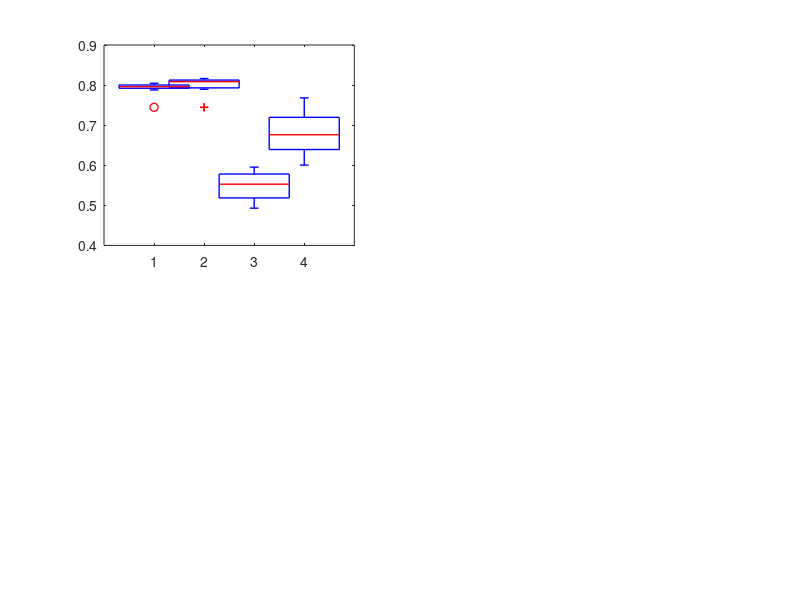

The MATLAB source for this figure: (Note: this script raises an error after producing the figure.)
%Author: Magdalena Springer, magdalena.springer@uni-koeln.de
%Figure 5 in Springer et al (2020)
clear

load('MBONactivityApp')
load('MBONactivityAv')

mean_B = mean(B)%Data for App Conditioning
mean_B = mean_B'
mean_C = mean(C)%Data for Av Conditioning
mean_C = mean_C'
SEM_B = std(B,[],1);
SEM_C = std(C,[],1);

%Add significances
i=[1 3 5 7]
j=[2 4 6 8]

StatTestApp = [];
Papp = zeros(4,1);

for y=1:4
    Papp(y,1) = signrank(B(:,i(y)),B(:,j(y)));
end

StatTestAv = [];
Pav = zeros(4,1);
for y=1:4
    Pav(y,1) = signrank(C(:,i(y)),C(:,j(y)));
end

%Figure
fig=figure('units','centimeter','position', [28,226,8.6,9]);

%Appetitive Conditioning for MVP2 and V2
subplot(2,2,1)
c= [0.18 0.314 0.596 ; 0.431 0.431 0.431]
boxplot(B(:,1:4),'Widths',0.7,'Colors',c);
set(findobj(gca,'type','line'),'linew',1);
set(findobj(gcf,'LineStyle','--'),'LineStyle','-')
h = findobj(gca,'Tag','Box');
for i = [2 4]
    patch(get(h(i),'XData'),get(h(i),'YData'),[0.541 0.655 0.827],'FaceAlpha',.5,'LineStyle','none');
end
for i = [1 3]
    patch(get(h(i),'XData'),get(h(i),'YData'),[0.847 0.847 0.847],'FaceAlpha',.5,'LineStyle','none');
end

set(gcf,'color','w');
set(gca,'XTick',[1 2 3 4],'XTickLabel',{'CS+','CS-','CS+','CS-'},'FontSize',8);
set(gca,'YTick',[0 0.5 1],'YTickLabel',{'0','0.5','1'});
ylabel('Input into MVP2/V2','FontSize',10);
xlabel('Appetitive    Extinction','FontSize',8)

%Add significances
yt = get(gca, 'YTick');
axis([xlim    0  1.2])
xt = get(gca, 'XTick');
title('A','Position',[-0.4 1.2],'FontSize',12);
hold on
plot(xt([1 2]), [1 1]*max(max(B(:,1:2)))*1.1, '-k')
[txt1] = CalcSign(Papp(1));
text(mean(xt([1 2])), max(max(B(:,1:2)))*1.2,txt1,'FontSize',8,'FontWeight','Normal','HorizontalAlignment','center')
plot(xt([3 4]), [1 1]*max(max(B(:,3:4)))*1.1, '-k') 
[txt2] = CalcSign(Papp(2));
text(mean(xt([3 4])), max(max(B(:,3:4)))*1.2,txt2,'FontSize',8,'FontWeight','Normal','HorizontalAlignment','center')
hold off

%Appetitive Conditioning for M2 and M6
subplot(2,2,3)
c = [0.792 0.239 0.553; 0.431 0.431 0.431]
boxplot(B(:,5:8),'Widths',0.7,'Colors',c);
set(findobj(gcf,'LineStyle','--'),'LineStyle','-')
h = findobj(gca,'Tag','Box');
for i = [2 4]
    patch(get(h(i),'XData'),get(h(i),'YData'),[0.89 0.475 0.733],'FaceAlpha',.5,'LineStyle','none');
end
for i = [1 3]
    patch(get(h(i),'XData'),get(h(i),'YData'),[0.847 0.847 0.847],'FaceAlpha',.5,'LineStyle','none');
end
set(findobj(gca,'type','line'),'linew',1);
set(gcf,'color','w');
set(gca,'XTick',[1 2 3 4],'XTickLabel',{'CS+','CS-','CS+','CS-'},'FontSize',8);
set(gca,'YTick',[0 0.5 1],'YTickLabel',{'0','0.5','1'});
ylabel('Input into MV2/M6','FontSize',10);
xlabel('Appetitive    Extinction','FontSize',8)
%Add significances
yt = get(gca, 'YTick');
axis([xlim    0  1.2])
xt = get(gca, 'XTick');
hold on
title('B','Position',[-0.4 1.2],'FontSize',12);
plot(xt([1 2]), [1 1]*max(max(B(:,5:6)))*1.1, '-k')
[txt3] = CalcSign(Papp(3));
text(mean(xt([1 2])), max(max(B(:,5:6)))*1.2,txt3,'FontSize',8,'FontWeight','Normal','HorizontalAlignment','center')
plot(xt([3 4]), [1 1]*max(max(B(:,7:8)))*1.1, '-k') 
[txt4] = CalcSign(Papp(4));
text(mean(xt([3 4])), max(max(B(:,7:8)))*1.2,txt4,'FontSize',8,'FontWeight','Normal','HorizontalAlignment','center')
hold off

%Aversive Conditioning for MVP2 and V2
subplot(2,2,2)
c= [0.18 0.314 0.596 ; 0.431 0.431 0.431]
boxplot(C(:,1:4),'Widths',0.7,'Colors',c);
set(findobj(gca,'type','line'),'linew',1);
set(findobj(gcf,'LineStyle','--'),'LineStyle','-')
h = findobj(gca,'Tag','Box');
for i = [2 4]
    patch(get(h(i),'XData'),get(h(i),'YData'),[0.541 0.655 0.827],'FaceAlpha',.5,'LineStyle','none');
end
for i = [1 3]
    patch(get(h(i),'XData'),get(h(i),'YData'),[0.847 0.847 0.847],'FaceAlpha',.5,'LineStyle','none');
end
set(gcf,'color','w');
set(gca,'XTick',[1 2 3 4],'XTickLabel',{'CS+','CS-','CS+','CS-'},'FontSize',8);
set(gca,'YTick',[0 0.5 1],'YTickLabel',{'0','0.5','1'});
set(gca,'YTick',[0 0.5 1],'YTickLabel',{'0','0.5','1'});
ylabel('Input into MVP2/V2','FontSize',10);
xlabel('Aversive    Extinction','FontSize',8)
%Add significances
yt = get(gca, 'YTick');
axis([xlim    0  1.2])
xt = get(gca, 'XTick');
title('C','Position',[-0.4 1.2],'FontSize',12);
hold on
plot(xt([1 2]), [1 1]*max(max(C(:,1:2)))*1.1, '-k')
[txt3] = CalcSign(Pav(1));
text(mean(xt([1 2])), max(max(C(:,1:2)))*1.2,txt3,'FontSize',8,'FontWeight','Normal','HorizontalAlignment','center')
plot(xt([3 4]), [1 1]*max(max(C(:,3:4)))*1.1, '-k') 
[txt4] = CalcSign(Pav(2));
text(mean(xt([3 4])), max(max(C(:,3:4)))*1.2,txt4,'FontSize',8,'FontWeight','Normal','HorizontalAlignment','center')
hold off

%Aversive Conditioning for MV2 and M6
subplot(2,2,4)
c = [0.792 0.239 0.553; 0.431 0.431 0.431]
boxplot(C(:,5:8),'Widths',0.7,'Colors',c);
set(findobj(gcf,'LineStyle','--'),'LineStyle','-')
h = findobj(gca,'Tag','Box');
for i = [2 4]
    patch(get(h(i),'XData'),get(h(i),'YData'),[0.89 0.475 0.733],'FaceAlpha',.5,'LineStyle','none');
end
for i = [1 3]
    patch(get(h(i),'XData'),get(h(i),'YData'),[0.847 0.847 0.847],'FaceAlpha',.5,'LineStyle','none');
end
set(findobj(gca,'type','line'),'linew',1);

set(gcf,'color','w');
%ylim([0 100])
set(gca,'XTick',[1 2 3 4],'XTickLabel',{'CS+','CS-','CS+','CS-'},'FontSize',8);
set(gca,'YTick',[0 0.5 1],'YTickLabel',{'0','0.5','1'});
ylabel('Input into MV2/M6','FontSize',10);
title('D','Position',[-0.4 1.2],'FontSize',12);
xlabel('Aversive    Extinction','FontSize',8)
%Add significances
yt = get(gca, 'YTick');
axis([xlim    0  1.2])
xt = get(gca, 'XTick');
hold on
plot(xt([1 2]), [1 1]*max(max(C(:,5:6)))*1.1, '-k')
[txt5] = CalcSign(Pav(3));
text(mean(xt([1 2])), max(max(C(:,5:6)))*1.2,txt5,'FontSize',8,'FontWeight','Normal','HorizontalAlignment','center')
plot(xt([3 4]), [1 1]*max(max(C(:,7:8)))*1.1, '-k') 
[txt6] = CalcSign(Pav(4));
text(mean(xt([3 4])), max(max(C(:,7:8)))*1.2,txt6,'FontSize',8,'FontWeight','Normal','HorizontalAlignment','center')
hold off

NormDisApp = [] 
for i=1:8
NormDisApp = [NormDisApp adtest(B(:,i))];
end

NormDisAv = [] 
for i=1:8
NormDisAv = [NormDisAv adtest(C(:,i))];
end

%save figures and data
savefig(fig,'Figure5.fig')
set(gcf,'Units','centimeter');
screenposition = get(gcf,'Position');
set(gcf,...
    'PaperPosition',[0 0 screenposition(3:4)],...
    'PaperSize',[screenposition(3:4)]);
print -dpdf -painters Figure5